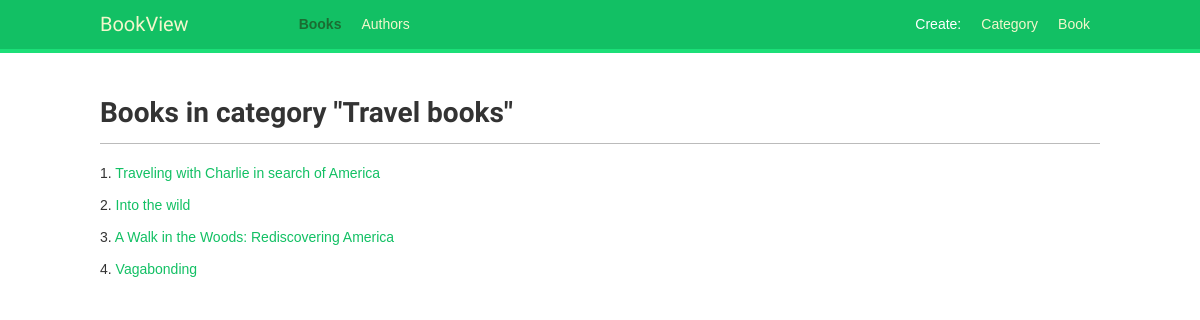
The app's page /books/category/travel-books/ with its own data.
### books/models.py (models this page shows, shortened)
class Category(models.Model):
    name = models.CharField(max_length=48)
    slug = models.SlugField(max_length=250,
                            blank=True)

class Book(models.Model):
    title = models.CharField(max_length=48)
    slug = models.SlugField(max_length=250,
                            blank=True)
    description = models.TextField(max_length=500)
    year = models.IntegerField()
    image = models.ImageField(blank=True,
                              null=True,
                              upload_to='image/')
    preview_image = models.ImageField(blank=True,
                                      null=True,
                                      upload_to='preview/')
    author = models.ManyToManyField(Author)
    category = models.ForeignKey(Category)
    def __str__(self):
        return self.title
    def get_absolute_url(self):
        return reverse('books:book_detail',
                       args=[self.slug])

### books/views.py (the view)
# urls.py: url(r'^category/(?P<category>[-\w]+)/$', views.CategoryDetailView.as_view(), name='category_detail'),
class CategoryDetailView(DetailView):
    template_name = 'detail_category.html'
    model = Category
    context_object_name = 'category'
    slug_url_kwarg = 'category'
    def get_context_data(self, **kwargs):
        context = super(CategoryDetailView, self).get_context_data(**kwargs)
        books = Book.objects.filter(category=context['category'])
        context['books'] = books
        context['section'] = 'books'
        return context

### books/templates/detail_category.html (shortened to what this page needs)
{% extends "base.html" %}
{% block content %}
    <div class="detail-name">
        <h1>Books in category "{{ category.name }}"</h1>
    </div>
    <div class="detail-book">
        {% for book in books %}
            <p>{{ forloop.counter }}. <a href="{{ book.get_absolute_url }}">{{ book }}</a></p>
        {% endfor %}
    </div>
{% endblock %}

### books/static/css/style.css (style rules this page uses)
* { box-sizing: border-box; }
html { font-size: 10px; }
body { margin:0; padding:0; font-family:helvetica, sans-serif; }
p { line-height: 1.8rem; }
a { color:#12c064; text-decoration:none; }
h1, h2, h3, h4, h5 , h6 { font-family: 'Muli', sans-serif; font-weight:normal; }
h1 { border-bottom:1px solid #bbb; padding:0 0 1rem 0; margin:1rem 0 2rem 0; }
.detail-name h1 { font-weight: bold; }

### records on screen
Category: name "Travel books"
Book: title "Traveling with Charlie in search of America"
Book: title "Into the wild"
Book: title "A Walk in the Woods: Rediscovering America"
Book: title "Vagabonding"
